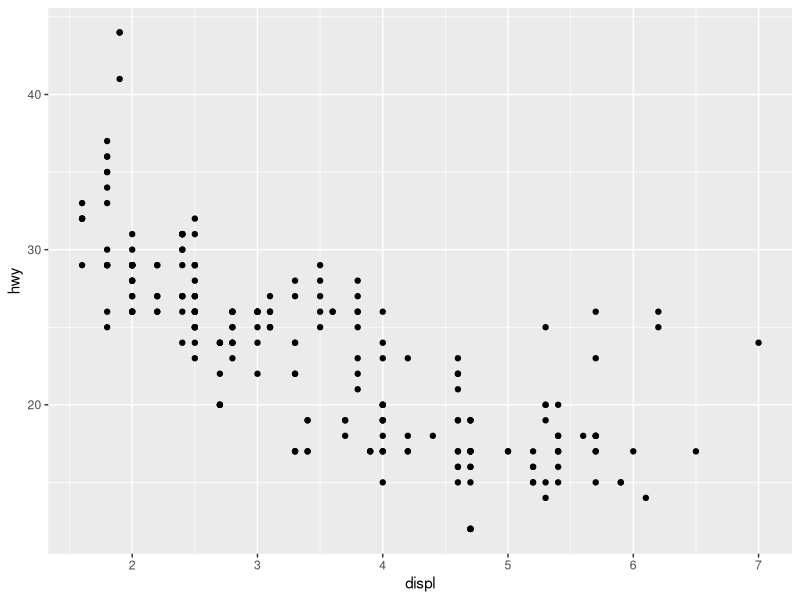
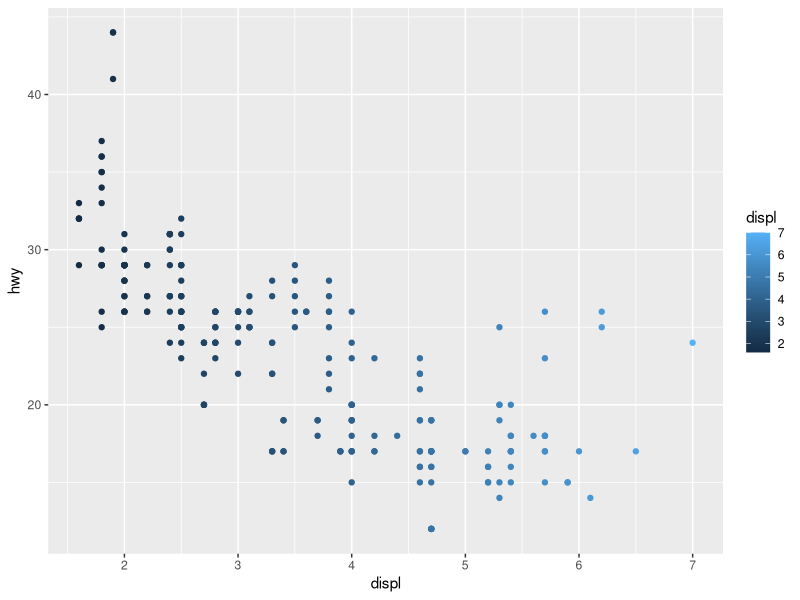
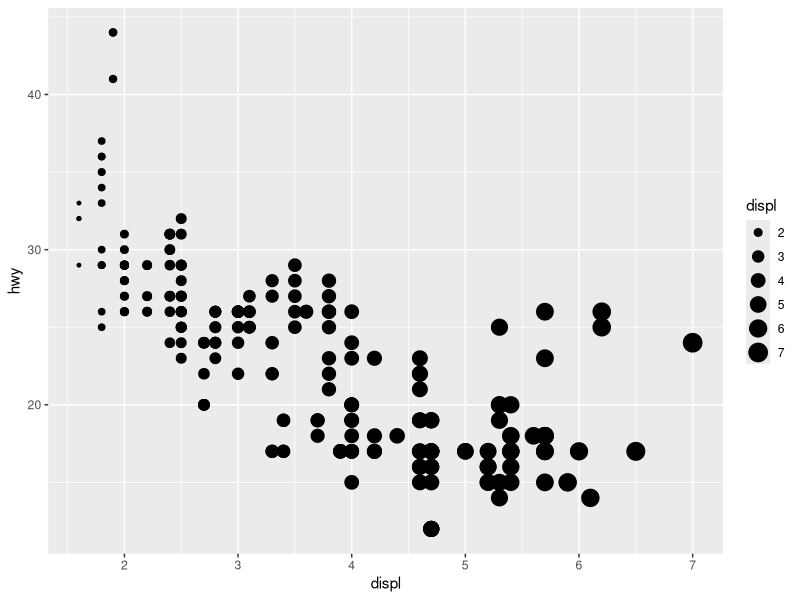
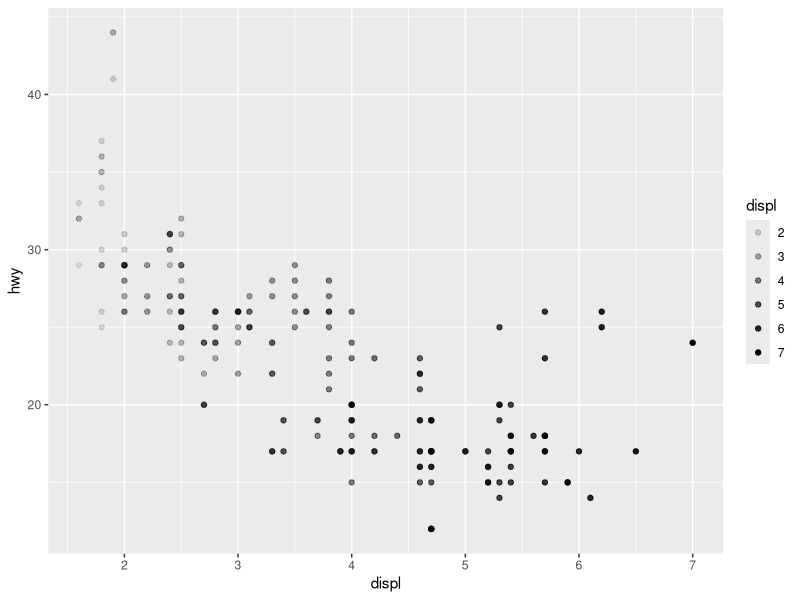

Generate these figures, in order, with R: (Note: this script raises an error after producing the figures.)
install.packages("tidyverse")
library(tidyverse)

?mpg ## Displays information about the Dataset
ggplot(data = mpg) + ##erstellt ein Kordinatensystem für das Tibble
  geom_point(mapping = aes(x = displ, y = hwy)) ## Grafikebene von Bildpunkten wird hinzugefügt, basierend auf die ausgewählten Variablen des Tibbles

ggplot(data = mpg) + 
  geom_point(mapping = aes(x = displ, y = hwy, color = displ))##color ändert die Farbe der Bildpunkte orientiert an der Vorgabe einer nominalen Variable

ggplot(data = mpg) + 
  geom_point(mapping = aes(x = displ, y = hwy, size = displ))

ggplot(data = mpg) + 
  geom_point(mapping = aes(x = displ, y = hwy, alpha = displ))

ggplot(data = mpg) + 
  geom_point(mapping = aes(x = displ, y = hwy, shape = displ))


ggplot(data = mpg) + 
  geom_point(mapping = aes(x = displ, y = hwy)) +
  facet_grid(drv ~ .)

ggplot(data = mpg) + 
  geom_point(mapping = aes(x = displ, y = hwy)) +
  facet_grid(cyl ~ .)

ggplot(data = mpg) + 
  geom_point(mapping = aes(x = displ, y = hwy)) + 
  facet_grid(drv ~ cyl)

ggplot(data = mpg) + 
  geom_smooth(mapping = aes(x = displ, y = hwy))

ggplot(data = mpg) + 
  geom_smooth(mapping = aes(x = displ, y = hwy, linetype = drv))
ggplot(data = mpg) + 
  geom_point(mapping = aes(x = displ, y = hwy, color=class)) +
  geom_smooth(mapping = aes(x = displ, y = hwy, linetype=class))+
  facet_wrap(~class)

### Statistische Transformation
ggplot(data = diamonds) + 
  geom_bar(mapping = aes(x = cut))

ggplot(data = diamonds) + 
  stat_count(mapping = aes(x = cut))

ggplot(data = diamonds) + 
  geom_bar(mapping = aes(x = cut, y = after_stat(prop), group = 1))

ggplot(data = diamonds) + 
  stat_summary(
    mapping = aes(x = cut, y = depth),
    fun.min = min,
    fun.max = max,
    fun = median
  )

?stat_summary()

ggplot(data = diamonds) + 
  geom_bar(mapping = aes(x = cut, y = after_stat(prop)))
ggplot(data = diamonds) + 
  geom_bar(mapping = aes(x = cut, fill = color, y = after_stat(prop), group=1))

ggplot(data = diamonds) + 
  geom_bar(mapping = aes(x = cut, fill = clarity), position = "fill")

ggplot(data = mpg, mapping = aes(x = cty, y = hwy)) + 
  geom_point(position = "jitter")

bar <- ggplot(data = diamonds) + 
  geom_bar(
    mapping = aes(x = cut, fill = cut), 
    show.legend = FALSE,
    width = 1
  ) + 
  theme(aspect.ratio = 1) +
  labs(x = NULL, y = NULL)

bar + coord_flip()
bar + coord_polar()

smaller <- diamonds %>% filter(carat < 3)
ggplot(data = smaller, mapping = aes(x = carat, colour = cut)) +
  geom_freqpoly(binwidth = 0.1)